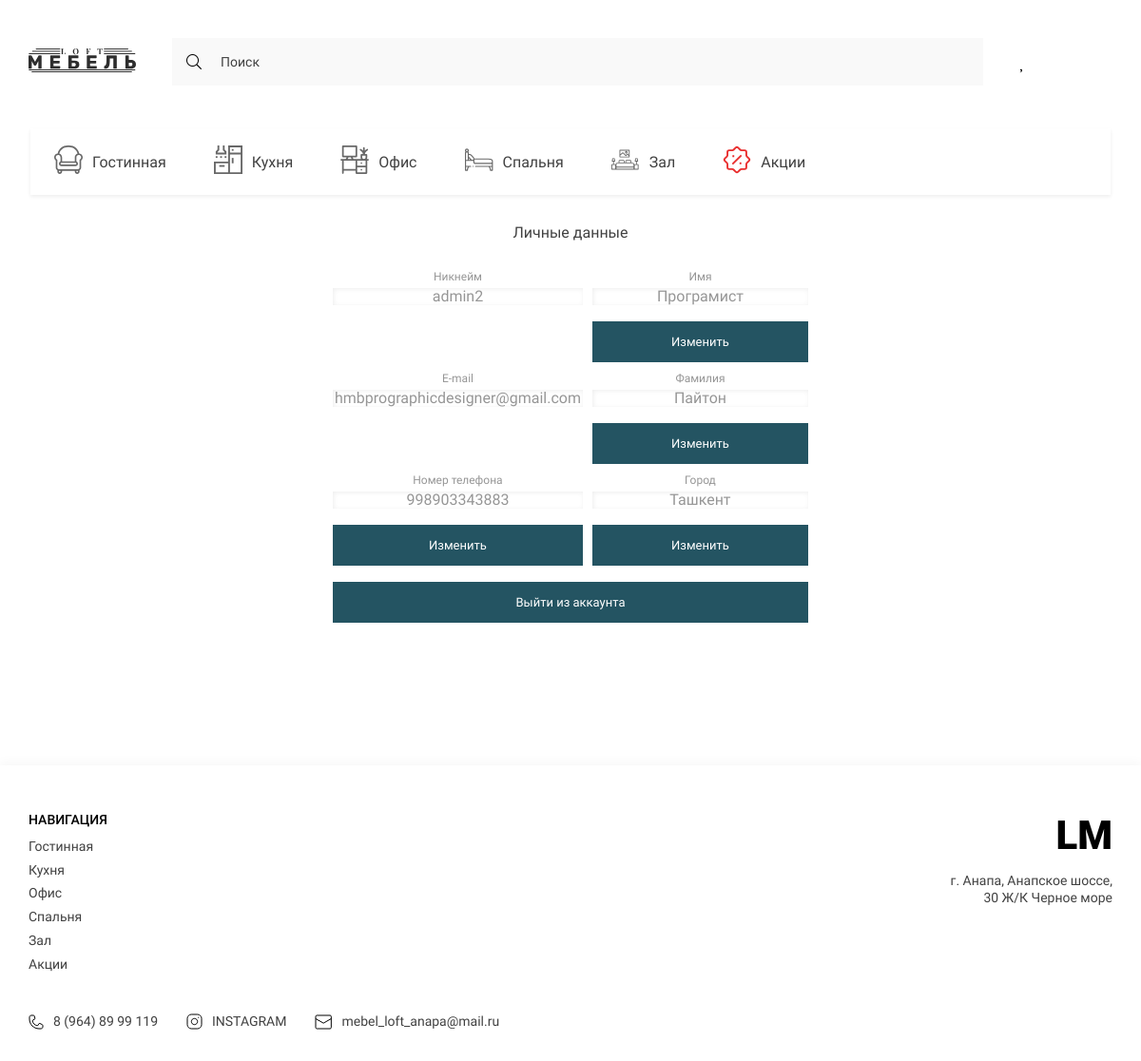
The app's page /profile/ (signed in) with its own data.
### mebel_app/models.py (models this page shows)
class Category(models.Model):
    title = models.CharField(max_length=255, verbose_name='Категория', unique=True)
    image = models.FileField(upload_to='categories/', verbose_name='Иконка')
    slug = models.SlugField(unique=True, null=True, verbose_name='Слаг')
    def get_absolute_url(self):
        return reverse('category', kwargs={'slug': self.slug})
    def __str__(self):
        return self.title
    class Meta:
        verbose_name = 'Категория'
        verbose_name_plural = 'Категории'

class Profile(models.Model):
    user = models.OneToOneField(User, on_delete=models.CASCADE)
    first_name = models.CharField(max_length=200, verbose_name='Имя')
    last_name = models.CharField(max_length=200, verbose_name='Фамилия')
    city = models.ForeignKey(Cities, on_delete=models.CASCADE, verbose_name='Город', null=True, blank=True)
    phone_number = models.CharField(max_length=200, verbose_name='Номер телефона', blank=True, null=True)
    class Meta:
        verbose_name = 'Профиль'
        verbose_name_plural = 'Профили'

class Cities(models.Model):
    city = models.CharField(max_length=150, verbose_name='Город')
    def __str__(self):
        return self.city
    class Meta:
        verbose_name = 'Город'
        verbose_name_plural = 'Города'

### mebel_app/views.py (the view)
# urls.py: path('profile/', user_page, name='profile'),
def user_page(request):
    profile = Profile.objects.get(user=request.user)
    context = {
        'title': 'Личный кабинет',
        'profile': profile
    }
    return render(request, 'mebel_app/profile.html', context)

### mebel_app/templatetags/mebel_app_tags.py (called while the page is built)
@register.simple_tag()
def get_categories():
    categories = Category.objects.all()
    return categories

### mebel_app/templates/mebel_app/profile.html (shortened to what this page needs)
{% extends 'base.html' %}
{% load mebel_app_tags %}
{% block main %}
<main class="main">
    <div class="container">
        <div class="profile" align="center">
            <form class="profile__form">
                <h2 class="profile__title">Личные данные</h2>
                <div class="profile__form-grid">
                    <div class="input__title">
                        <h2>Никнейм</h2>
                        <p class="contact__section-input d-flex justify-content-between">{{ profile.user.username }}</p>
                    </div>
                    <div class="input__title">
                        <h2>Имя</h2>
                        <p class="contact__section-input d-flex justify-content-between">{{ profile.user.first_name }}
                        </p>
                        <a href="{% url 'name_form'  %}"
                           class="options__btn btn">Изменить</a>
                    </div>
                    <div class="input__title">
                        <h2>E-mail</h2>
                        <p class="contact__section-input d-flex justify-content-between">{{ profile.user.email }}</p>
                    </div>
                    <div class="input__title">
                        <h2>Фамилия</h2>
                        <p class="contact__section-input d-flex justify-content-between">{{ profile.user.last_name }}
                        </p>
                        <a href="{% url 'last_name_form' %}"
                           class="options__btn btn">Изменить</a>
                    </div>
                    {% if profile.phone_number %}
                    <div class="input__title">
                        <h2>Номер телефона</h2>
                        <p class="contact__section-input d-flex justify-content-between">{{ profile.phone_number }}
                        </p>
                        <a href="{% url 'phone_form' profile.pk %}"
                           class="options__btn btn">Изменить</a>
                    </div>
                    {% endif %}
                    {% if profile.city %}
                    <div class="input__title" align="center">
                        <h2>Город</h2>
                        <p class="contact__section-input d-flex justify-content-between">{{ profile.city }}
                        </p>
                        <a href="{% url 'city_form' profile.pk %}"
                           class="options__btn btn">Изменить</a>
                    </div>
                    {% endif %}
                </div>
                <a class="text-secondary options__btn btn" href="{% url 'logout' %}">
                    Выйти из аккаунта
                </a>
            </form>
        </div>
    </div>
</main>
{% endblock main %}

### templates/components/_category.html
              {% load mebel_app_tags %}
<div class="padding-left" style="
    max-width: 1136px;
    width: 100%;
    margin: 25px  auto;
">
  {% get_categories as categories %}
                    <ul class="header__list _categories">
   {% for category in categories %}
                        <li>
                            <a href="{{ category.get_absolute_url }}" class="header__list-links">
                                <span class="header__list-img">
                                    <img src="{{ category.image.url }}" alt="icons" width="30" height="30">
                                </span>
                                {{ category }}
                            </a>
                        </li>
    {% endfor %}
                    </ul>
</div>

### templates/components/_footer.html
{% load static %}
              {% load mebel_app_tags %}
<footer class="footer">
    <div class="container">
        <div class="footer__content">
            <div class="footer__navigate">
                <div class="footer__navigate-part">
                    <h2 class="footer__navigate-title">НАВИГАЦИЯ</h2>
                    <div class="footer__navigate-lists">
                          {% get_categories as categories %}
                        <ul class="footer__navigate-list">
                            {% for category in categories %}
                            <li><a href="{{ category.get_absolute_url }}" class="footer__navigate-links">{{ category.title }}</a></li>
{% endfor %}
                        </ul>
                    </div>
                </div>
                <div class="footer__navigate-part _right">
                    <a href="./index.html" class="footer__logo">LM</a>
                    <p class="footer__adress">г. Анапа, Анапское шоссе, 30 Ж/К Черное море</p>
                </div>
            </div>
            <div class="footer__social">
                <ul class="footer__social-list">
                    <li>
                        <a href="tel:89648999119" class="footer__social-links">
                            <img src="{% static 'mebel_app/assets/icons/phone.svg' %}" alt="phone">
                            8 (964) 89 99 119
                        </a>
                    </li>
                    <li>
                        <a href="https://www.instagram.com/habibaziz33" target="_blank" class="footer__social-links">
                            <img src="{% static 'mebel_app/assets/icons/inst.svg' %}" alt="insta">
                            INSTAGRAM
                        </a>
                    </li>
                    <li>
                        <a href="mailto:mebel_loft_anapa@mail.ru" target="_blank" class="footer__social-links">
                            <img src="{% static 'mebel_app//assets/icons/mail.svg' %}" alt="mail">
                            mebel_loft_anapa@mail.ru
                        </a>
                    </li>
                </ul>
            </div>
        </div>
    </div>
</footer>

### mebel_app/static/mebel_app/style/style.css (style rules this page uses)
:root { --containerWidth: 1140px; --primaryColor: #414141; --primaryFont: 'Roboto'; --mainColor: #245462; }
* { padding: 0; margin: 0; box-sizing: border-box; text-decoration: none; list-style: none; font-family: var(--primaryFont); }
.container { width: 100%; max-width: calc(var(--containerWidth) + 30px); margin: 0 auto; padding: 0 15px; }
.btn { outline: none; border: none; padding: 13px 20px; font-style: normal; font-weight: normal; font-size: 13px; line-height: 15px; background: var(--mainColor); border: 1px solid var(--mainColor); transition: color .3s linear, background .3s linear; color: #FFFFFF; }
.nav__content-bars, ._categories, .nav__list-links>img, .nav__bars-open, ._truck { display: none; }
.header__list { display: flex; justify-content: space-between; align-items: center; }
.header__list._categories { justify-content: flex-start; width: 100%; overflow-x: scroll; background: #FFFFFF; box-shadow: 0px 2px 4px rgba(0, 0, 0, 0.07); margin-bottom: 30px; }
.header__list-links { padding: 24px 25px; display: flex; justify-content: center; align-items: center; height: 70px; transition: background .3s linear, color .3s linear; width: max-content; font-family: 'Roboto'; font-size: 16px; line-height: 19px; color: #414141; }
.header__list-links img { margin-right: 10px; min-width: 18px; transition: filter .3s linear; }
.main { width: 100%; flex-grow: 1; padding-bottom: 150px; }
.options__btn { display: flex; margin-top: 17px; padding: 13px; width: 100%; background: var(--mainColor); text-align: center; font-size: 13px; line-height: 15px; justify-content: center; color: #FFFFFF; }
.input__title { width: 100%; }
.input__title h2, .textarea__title { font-style: normal; font-weight: normal; font-size: 12px; line-height: 14px; color: #969696; margin-bottom: 5px; }
.contact__section-input, .contact__section-message { width: 100%; font-style: normal; font-weight: normal; line-height: 14px; resize: none; color: #969696; box-shadow: inset 1px 1px 5px rgba(0, 0, 0, 0.07); border: none; outline: none; }
.profile { width: 100%; }
.profile__form { display: flex; flex-direction: column; width: 100%; max-width: 500px; }
.profile__title { font-style: normal; font-weight: normal; font-size: 16px; line-height: 19px; color: var(--primaryColor); margin-bottom: 30px; }
.profile__form-grid { display: grid; grid-template-columns: repeat(2, 1fr); gap: 10px; }
.contact__section-input { padding:2px; }
.footer { width: 100%; padding: 49px 0 32px; background: #FFFFFF; box-shadow: 0px -4px 10px rgba(0, 0, 0, 0.03); }
.footer__content { width: 100%; display: flex; flex-direction: column; justify-content: center; }
.footer__navigate { display: flex; width: 100%; justify-content: space-between; margin-bottom: 35px; }
.footer__navigate-part._right { text-align: right; }
.footer__navigate-title { font-weight: 500; font-size: 14px; line-height: 126.69%; color: #000000; margin-bottom: 10px; text-transform: uppercase; }
.footer__navigate-lists { display: flex; }
.footer__navigate-list { display: flex; flex-direction: column; align-items: flex-start; justify-content: flex-start; }
.footer__navigate-links { font-size: 14px; line-height: 126.69%; color: #414141; display: block; margin-bottom: 7.24px; transition: color .3s linear; }
.footer__logo { font-weight: 900; font-size: 42px; line-height: 49px; color: #000000; display: block; margin-bottom: 15px; }
.footer__adress { font-size: 14px; line-height: 126.69%; text-align: right; color: #414141; width: 100%; max-width: 171px; }
.footer__social { display: flex; justify-content: space-between; width: 100%; }
.footer__social-list { display: flex; justify-content: center; text-align: right; align-items: center; }
.footer__social-links { display: flex; justify-content: center; align-items: center; font-size: 14px; line-height: 126.69%; color: #414141; margin-right: 30px; }
.footer__social-list li:last-child .footer__social-links { margin-right: 0; }
.footer__social-links img { margin-right: 10px; }

### records on screen
Category: image (picture), title "Гостинная"
Category: image (picture), title "Кухня"
Category: image (picture), title "Офис"
Category: image (picture), title "Спальня"
Category: image (picture), title "Зал"
Category: image (picture), title "Акции"
Profile: user.username "admin2", user.first_name "Програмист", user.email "hmbprographicdesigner@gmail.com", user.last_name "Пайтон", phone_number "998903343883", city "Ташкент"
